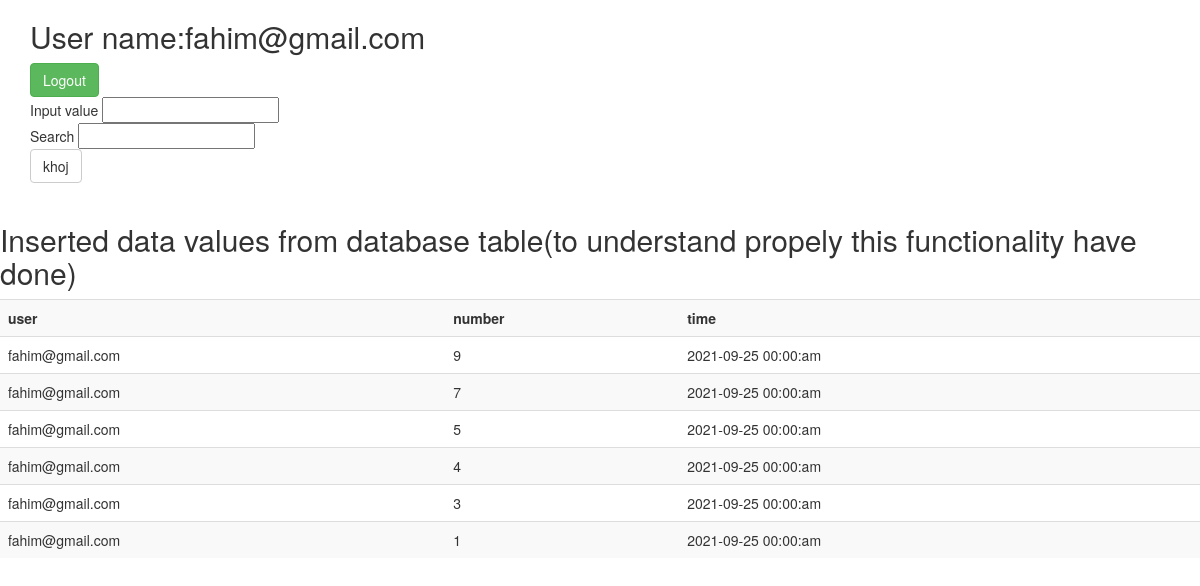
The page /process.php (signed in) on the database its author committed.
### tables this page shows
CREATE TABLE `number_tab` (
  `username` varchar(255) DEFAULT NULL,
  `number1` int(11) DEFAULT NULL,
  `time1` varchar(255) DEFAULT NULL,
  `id` int(11) NOT NULL
);

### process.php (the view, shortened to what this page needs)
<!DOCTYPE html>
<html lang="en">
<head>
  <link rel="stylesheet" href="https://maxcdn.bootstrapcdn.com/bootstrap/3.4.1/css/bootstrap.min.css">
</head>
<body>
<div class="container">
  <h2>User name:<?php echo $_SESSION['email'] ?></h2>
  <a class="btn btn-success" href="?logout=logout">Logout</a>
  <form method="post" action="" name="formsubmit" id="submit">
    Input value  <input type="text" name="inputbox" value="<?php echo $_SESSION['number'] ?>"><br>
    Search <input type="text" name="search" value="<?php echo $_SESSION['search'] ?>"><br>
    <input class="btn btn-default" type="submit" value="khoj" name="khoj" onclick="submitForm()">
      <br>
  </form>
</div>
<h2>Inserted data values from database table(to understand propely this functionality have done)</h2>
<table class="table table-striped">
  <tr>
    <th>user</th>
    <th>number</th>
    <th>time</th>
  </tr>
<?php
$conn=mysqli_connect("localhost","root","","fahim");
$check="SELECT*FROM number_tab";
$result=mysqli_query($conn,$check);
while($row=$result->fetch_assoc()){?>
<tr>
  <td><?php echo$row['username'] ?></td>
  <td><?php echo$row['number1'] ?></td>
  <td><?php echo$row['time1'] ?></td>
</tr>
<?php }?>
</table>
</body>
</html>

### rows shown on the page
number_tab: username "fahim@gmail.com", number1 "9", time1 "2021-09-25 00:00:am"
number_tab: username "fahim@gmail.com", number1 "7", time1 "2021-09-25 00:00:am"
number_tab: username "fahim@gmail.com", number1 "5", time1 "2021-09-25 00:00:am"
number_tab: username "fahim@gmail.com", number1 "4", time1 "2021-09-25 00:00:am"
number_tab: username "fahim@gmail.com", number1 "3", time1 "2021-09-25 00:00:am"
number_tab: username "fahim@gmail.com", number1 "1", time1 "2021-09-25 00:00:am"

### other values the page prints
$_SESSION['email'] "fahim@gmail.com"
